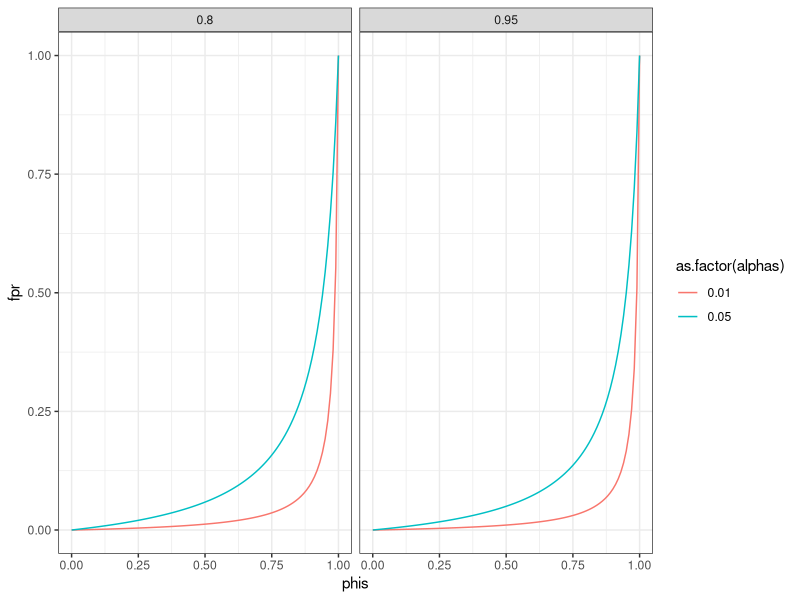
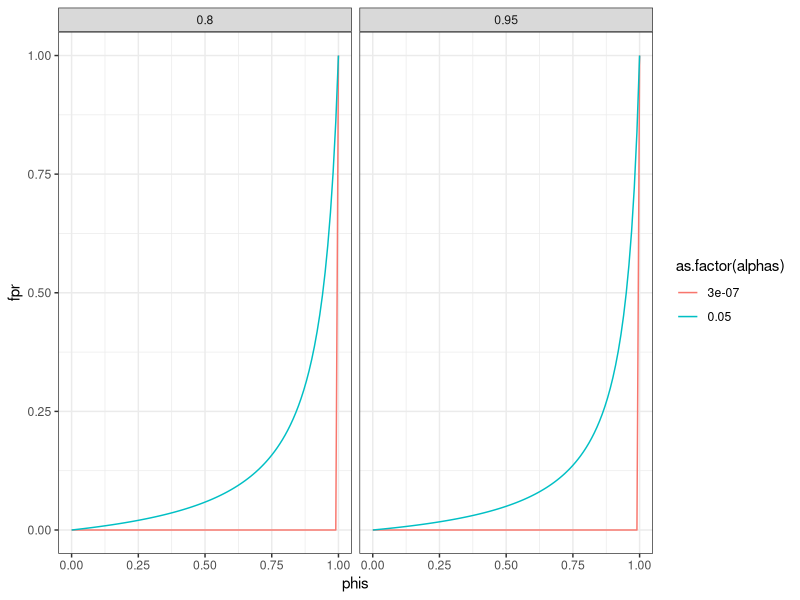
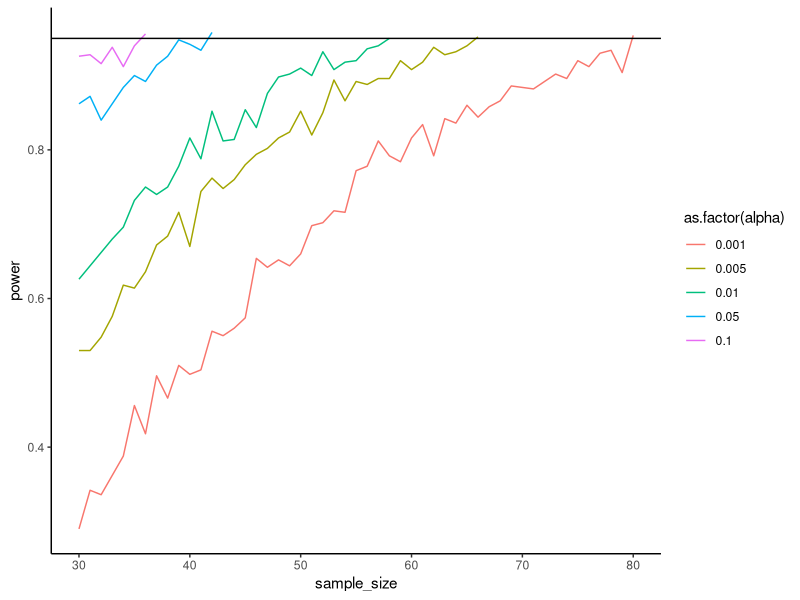
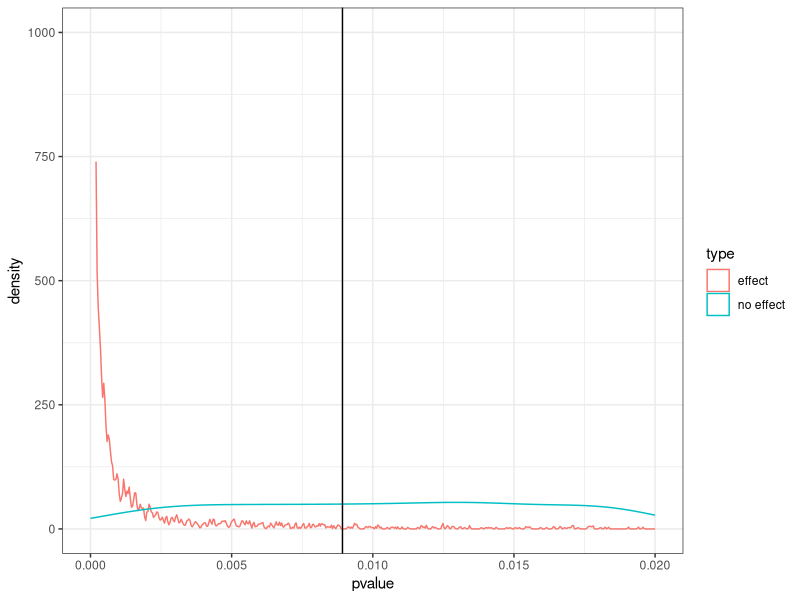
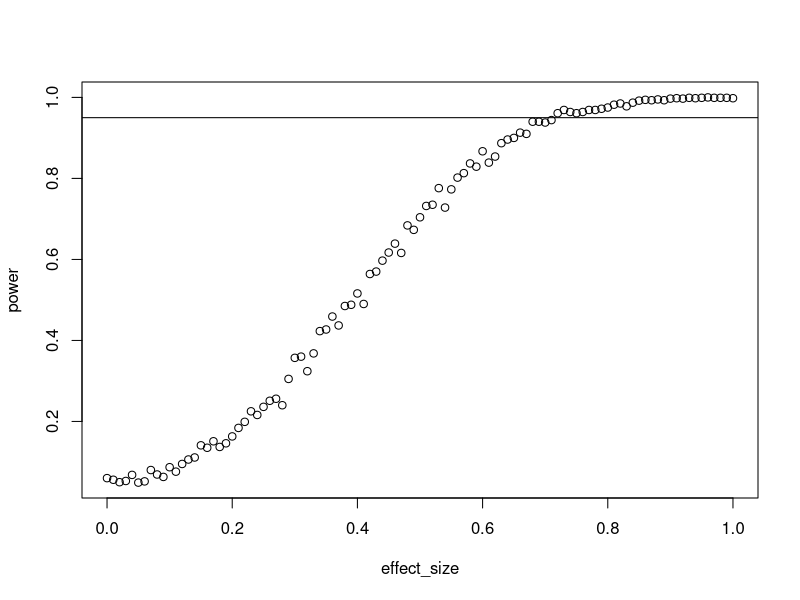
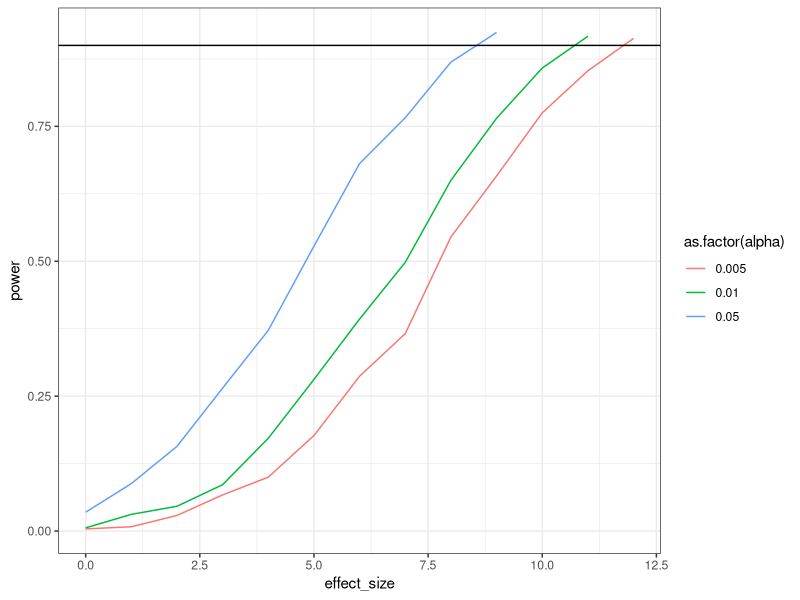
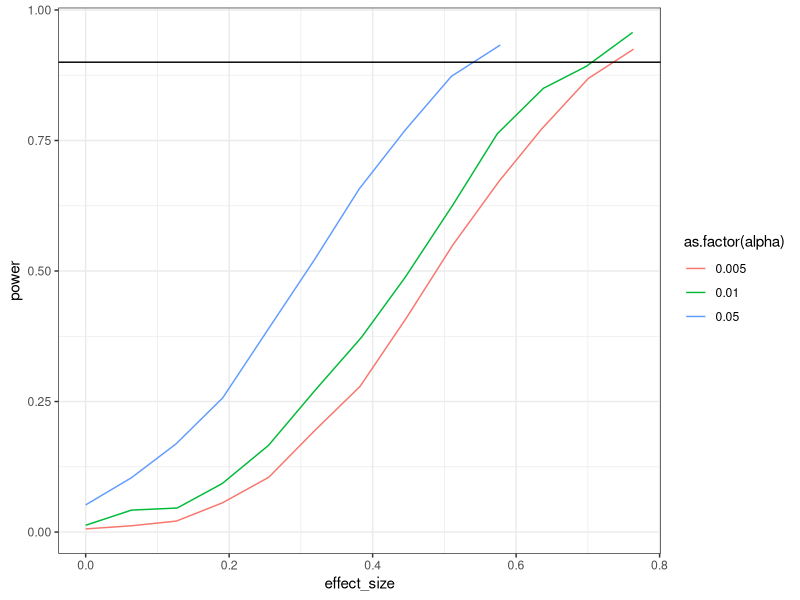

R code for these plots, in order:
## ---- chunk 1
#| echo: true

iq_scores <- seq(100, 105, 1)
sample_size <- c(10, 20)
d <- expand.grid(iq_scores, sample_size)

d
## ---- chunk 2
phis <- seq(0, 1, 0.01)
alphas <- c(standard = .05, low = .01)
power <- c(0.80, 0.95)

d <- expand.grid(phis, alphas, power)
names(d) <- c("phis", "alphas", "power")
d$fpr <- (d$phis * d$alphas) / ((d$phis * d$alphas) + (d$power * (1 - d$phis)))

library(ggplot2)
ggplot(d, aes(x = phis, y = fpr, color = as.factor(alphas))) + geom_line() + facet_wrap(~ power) + theme_bw()
## ---- chunk 3
phis <- seq(0, 1, 0.01)
alphas <- c(standard = .05, physics = 3*10^-7)
power <- c(0.80, 0.95)

d <- expand.grid(phis, alphas, power)
names(d) <- c("phis", "alphas", "power")
d$fpr <- (d$phis * d$alphas) / ((d$phis * d$alphas) + (d$power * (1 - d$phis)))

ggplot(d, aes(x = phis, y = fpr, color = as.factor(alphas))) + geom_line() + facet_wrap(~ power) + theme_bw()
## ---- chunk 4
library(MASS)

means <- c(pre = 4, post = 4.3)
pre_sd <- 0.4
post_sd <- 0.7
correlation <- 0.65
alphas <- c(0.005, 0.001, 0.01, 0.05, 0.10)
runs <- 500
n_max <- 110

sigma <- 
    matrix(
      c(
        pre_sd**2,
        correlation * pre_sd * post_sd,
        correlation * pre_sd * post_sd,
        post_sd**2
      ),
      ncol = 2
    )

outcomes <- 
  data.frame(
    sample_size = NULL,
    alpha = NULL,
    power = NULL
  )

for (analpha in alphas) {
  
  n <- 30
  power <- 0
  
  while (power < 0.95 & n <= n_max) {
    
    pvalues <- NULL
    
    for (i in 1:runs) {
      
      d <- as.data.frame(
        mvrnorm(
          n,
          means,
          sigma
        )
      )
      
      t <- t.test(d$pre, d$post, paired = TRUE)
      
      pvalues[i] <- t$p.value
    }
    
    power <- sum(pvalues < analpha) / length(pvalues)
    
    outcomes <- rbind(
      outcomes,
      data.frame(
        sample_size = n,
        alpha = analpha,
        power = power
      )
    )
    
    n <- n + 1
  }
}

ggplot(outcomes, aes(x = sample_size, y = power, color = as.factor(alpha))) + geom_line() + geom_hline(yintercept = 0.95) + theme_classic()
## ---- chunk 5
set.seed(42)

n <- 1e3
m <- 100
sd <- 15
sesoi <- 3
draws <- 1e4
alpha <- 0.008925552

pvalues <- NULL
nulls <- NULL

for (i in 1:draws) {
  
  control <- rnorm(n, m, sd)
  treatment <- rnorm(n, m + sesoi, sd)
  
  pvalues[i] <- t.test(control, treatment, alternative = "less")$p.value
  
  control <- rnorm(n, m, sd)
  treatment <- rnorm(n, m, sd)
  
  nulls[i] <- t.test(control, treatment, alternative = "less")$p.value
}

power <- sum(pvalues < alpha) / length(pvalues)

d <- data.frame(
  pvalue = c(pvalues, nulls),
  type = rep(c("effect", "no effect"), each = draws)
)

ggplot(d, aes(x = pvalue, color = type)) + geom_density() + xlim(c(0, 0.02)) + ylim(c(0, draws/10)) + geom_vline(xintercept = alpha) + theme_bw()
## ---- chunk 6
set.seed(42)

n <- 27
effects <- seq(0, 1, 0.01)
draws <- 1e3


outcomes <- 
  data.frame(
    effect_size = NULL,
    power = NULL
  )

for (aneffect in effects) {
  
  pvalues <- NULL
  
  for (i in 1:draws) {
    
    differences <- rnorm(n, aneffect)
    
    t <- t.test(differences, mu = 0)
    
    pvalues[i] <- t$p.value
  }
  
  outcomes <- 
    rbind(
      outcomes,
      data.frame(
        effect_size = aneffect,
        power = sum(pvalues < 0.05) / length(pvalues)
      )
    )
}

with(outcomes, plot(effect_size, power))
abline(h = 0.95)
## ---- chunk 7
n <- 32
sd_control <- 16
sd_treatment <- 13
correlation <- 0.4
alphas <- c(0.005, 0.01, 0.05)
runs <- 1e3

library(MASS)

outcomes <- 
  data.frame(
    effect_size = NULL,
    alpha = NULL,
    power = NULL
  )

for (analpha in alphas) {
  
  effect_size <- 0
  power <- 0
  
  while (power < 0.90) {
    
    pvalues <- NULL
    
    means <- c(control = 56, treatment = 56 + effect_size)
    
    sigma <- 
      matrix(
        c(
          sd_control**2,
          correlation * sd_control * sd_treatment,
          correlation * sd_control * sd_treatment,
          sd_treatment**2
        ),
        ncol = 2
      )
    
    for (i in 1:runs) {
      
      d <- as.data.frame(
        mvrnorm(
          n,
          means,
          sigma
        )
      )
      
      t <- t.test(d$control, d$treatment, paired = TRUE, alternative = "less")
      
      pvalues[i] <- t$p.value
    }
    
    power <- sum(pvalues < analpha) / length(pvalues)
    
    outcomes <- rbind(
      outcomes,
      data.frame(
        effect_size = effect_size,
        alpha = analpha,
        power = power
      )
    )
    
    effect_size <- effect_size + 1
  }
}

ggplot(outcomes, aes(x = effect_size, y = power, color = as.factor(alpha))) + geom_line() + geom_hline(yintercept = 0.9) + theme_bw()
## ---- chunk 8
n <- 32
sd_control <- 16
sd_treatment <- 13
correlation <- 0.4
alphas <- c(0.005, 0.01, 0.05)
runs <- 1e3

library(MASS)

outcomes <- 
  data.frame(
    effect_size = NULL,
    alpha = NULL,
    power = NULL
  )

for (analpha in alphas) {
  print(analpha)
  effect_size <- 0
  power <- 0
  
  while (power < 0.90) {
    
    pvalues <- NULL
    ds <- NULL
    means <- c(control = 56, treatment = 56 + effect_size)
    
    sigma <- 
      matrix(
        c(
          sd_control**2,
          correlation * sd_control * sd_treatment,
          correlation * sd_control * sd_treatment,
          sd_treatment**2
        ),
        ncol = 2
      )
    
    for (i in 1:runs) {
      
      d <- as.data.frame(
        mvrnorm(
          n,
          means,
          sigma
        )
      )
      
      t <- t.test(d$control, d$treatment, paired = TRUE, alternative = "less")
      
      pvalues[i] <- t$p.value
      
      ds[i] <- (effect_size - 0) / sd(d$control-d$treatment)
    }
    
    power <- sum(pvalues < analpha) / length(pvalues)
    
    outcomes <- rbind(
      outcomes,
      data.frame(
        effect_size = mean(ds),
        alpha = analpha,
        power = power
      )
    )
    
    effect_size <- effect_size + 1
  }
}

ggplot(outcomes, aes(x = effect_size, y = power, color = as.factor(alpha))) + geom_line() + geom_hline(yintercept = 0.9) + theme_bw()
